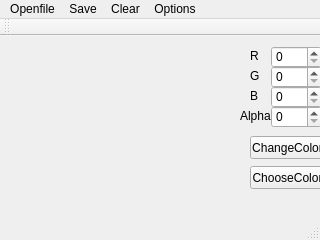
<?xml version="1.0" encoding="UTF-8"?>
<ui version="4.0">
 <class>MainWindow</class>
 <widget class="QMainWindow" name="MainWindow">
  <property name="geometry">
   <rect>
    <x>0</x>
    <y>0</y>
    <width>320</width>
    <height>240</height>
   </rect>
  </property>
  <property name="windowTitle">
   <string>MainWindow</string>
  </property>
  <property name="styleSheet">
   <string notr="true"/>
  </property>
  <widget class="QWidget" name="centralWidget">
   <widget class="QSpinBox" name="R">
    <property name="geometry">
     <rect>
      <x>271</x>
      <y>10</y>
      <width>51</width>
      <height>22</height>
     </rect>
    </property>
    <property name="maximumSize">
     <size>
      <width>51</width>
      <height>16777215</height>
     </size>
    </property>
   </widget>
   <widget class="QSpinBox" name="G">
    <property name="geometry">
     <rect>
      <x>271</x>
      <y>30</y>
      <width>51</width>
      <height>22</height>
     </rect>
    </property>
   </widget>
   <widget class="QSpinBox" name="B">
    <property name="geometry">
     <rect>
      <x>271</x>
      <y>50</y>
      <width>51</width>
      <height>22</height>
     </rect>
    </property>
   </widget>
   <widget class="QSpinBox" name="A">
    <property name="geometry">
     <rect>
      <x>271</x>
      <y>70</y>
      <width>51</width>
      <height>22</height>
     </rect>
    </property>
   </widget>
   <widget class="QLabel" name="label">
    <property name="geometry">
     <rect>
      <x>250</x>
      <y>10</y>
      <width>21</width>
      <height>20</height>
     </rect>
    </property>
    <property name="text">
     <string>R</string>
    </property>
   </widget>
   <widget class="QLabel" name="label_2">
    <property name="geometry">
     <rect>
      <x>250</x>
      <y>30</y>
      <width>21</width>
      <height>20</height>
     </rect>
    </property>
    <property name="text">
     <string>G</string>
    </property>
   </widget>
   <widget class="QLabel" name="label_3">
    <property name="geometry">
     <rect>
      <x>250</x>
      <y>50</y>
      <width>21</width>
      <height>20</height>
     </rect>
    </property>
    <property name="text">
     <string>B</string>
    </property>
   </widget>
   <widget class="QLabel" name="label_4">
    <property name="geometry">
     <rect>
      <x>240</x>
      <y>70</y>
      <width>31</width>
      <height>20</height>
     </rect>
    </property>
    <property name="text">
     <string>Alpha</string>
    </property>
   </widget>
   <widget class="QPushButton" name="pushButton">
    <property name="geometry">
     <rect>
      <x>250</x>
      <y>100</y>
      <width>75</width>
      <height>23</height>
     </rect>
    </property>
    <property name="text">
     <string>ChangeColor</string>
    </property>
   </widget>
   <widget class="QPushButton" name="pushButton_2">
    <property name="geometry">
     <rect>
      <x>250</x>
      <y>130</y>
      <width>75</width>
      <height>23</height>
     </rect>
    </property>
    <property name="text">
     <string>ChooseColor</string>
    </property>
   </widget>
   <widget class="QWidget" name="colorpane" native="true">
    <property name="geometry">
     <rect>
      <x>250</x>
      <y>160</y>
      <width>71</width>
      <height>41</height>
     </rect>
    </property>
   </widget>
  </widget>
  <widget class="QToolBar" name="mainToolBar">
   <attribute name="toolBarArea">
    <enum>TopToolBarArea</enum>
   </attribute>
   <attribute name="toolBarBreak">
    <bool>false</bool>
   </attribute>
  </widget>
  <widget class="QStatusBar" name="statusBar"/>
  <widget class="QMenuBar" name="menuBar">
   <property name="geometry">
    <rect>
     <x>0</x>
     <y>0</y>
     <width>320</width>
     <height>23</height>
    </rect>
   </property>
   <widget class="QMenu" name="menuOpen">
    <property name="title">
     <string>Openfile</string>
    </property>
    <addaction name="actionOpen"/>
   </widget>
   <widget class="QMenu" name="menuSave">
    <property name="title">
     <string>Save</string>
    </property>
    <addaction name="actionQuickSave"/>
    <addaction name="actionSave"/>
   </widget>
   <widget class="QMenu" name="menuHelp">
    <property name="title">
     <string>Options</string>
    </property>
    <addaction name="actionAbout"/>
    <addaction name="actionExit"/>
   </widget>
   <widget class="QMenu" name="menuClear">
    <property name="title">
     <string>Clear</string>
    </property>
    <addaction name="actionClearscreen"/>
   </widget>
   <addaction name="menuOpen"/>
   <addaction name="menuSave"/>
   <addaction name="menuClear"/>
   <addaction name="menuHelp"/>
  </widget>
  <action name="actionAbout">
   <property name="text">
    <string>About</string>
   </property>
  </action>
  <action name="actionExit">
   <property name="text">
    <string>Exit</string>
   </property>
  </action>
  <action name="actionNew">
   <property name="text">
    <string>new...</string>
   </property>
  </action>
  <action name="actionOpen">
   <property name="text">
    <string>Open....</string>
   </property>
  </action>
  <action name="actionQuickSave">
   <property name="text">
    <string>QuickSave</string>
   </property>
  </action>
  <action name="actionSave">
   <property name="text">
    <string>Save....</string>
   </property>
  </action>
  <action name="actionClearscreen">
   <property name="text">
    <string>ClearAll</string>
   </property>
  </action>
 </widget>
 <layoutdefault spacing="6" margin="11"/>
 <resources/>
 <connections/>
</ui>
